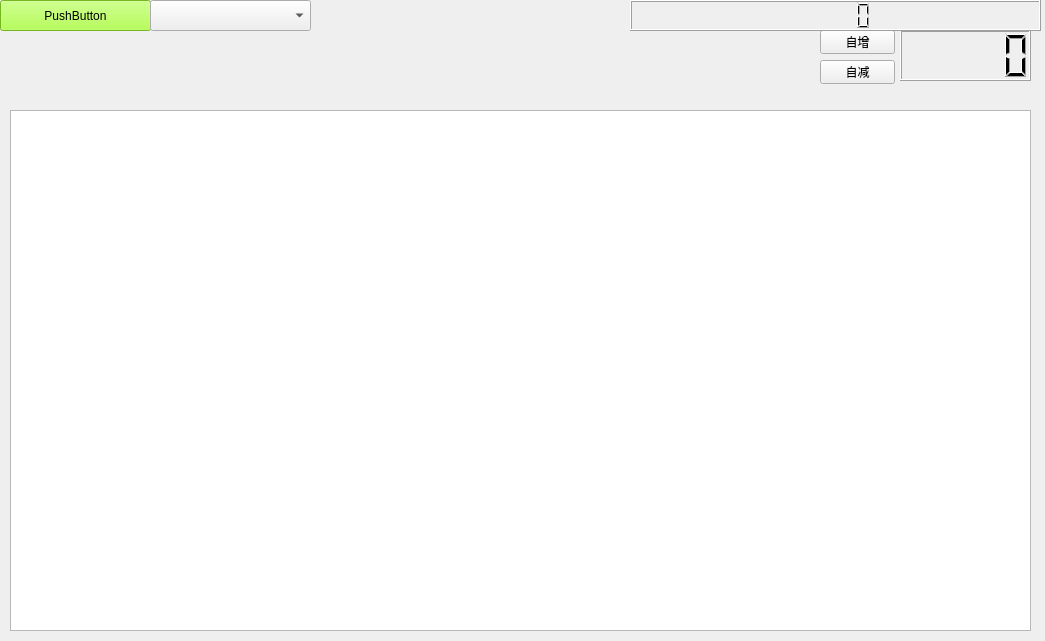
<?xml version="1.0" encoding="UTF-8"?>
<ui version="4.0">
 <class>Widget</class>
 <widget class="QWidget" name="Widget">
  <property name="geometry">
   <rect>
    <x>0</x>
    <y>0</y>
    <width>1045</width>
    <height>641</height>
   </rect>
  </property>
  <property name="windowTitle">
   <string>Widget</string>
  </property>
  <widget class="QPushButton" name="pushButton">
   <property name="geometry">
    <rect>
     <x>0</x>
     <y>0</y>
     <width>151</width>
     <height>31</height>
    </rect>
   </property>
   <property name="styleSheet">
    <string notr="true">background-color: rgb(162, 255, 41);</string>
   </property>
   <property name="text">
    <string>PushButton</string>
   </property>
  </widget>
  <widget class="QLCDNumber" name="lcdNumber">
   <property name="geometry">
    <rect>
     <x>900</x>
     <y>30</y>
     <width>131</width>
     <height>51</height>
    </rect>
   </property>
  </widget>
  <widget class="QPushButton" name="pushButton_2">
   <property name="geometry">
    <rect>
     <x>820</x>
     <y>30</y>
     <width>75</width>
     <height>24</height>
    </rect>
   </property>
   <property name="text">
    <string>自增</string>
   </property>
  </widget>
  <widget class="QPushButton" name="pushButton_3">
   <property name="geometry">
    <rect>
     <x>820</x>
     <y>60</y>
     <width>75</width>
     <height>24</height>
    </rect>
   </property>
   <property name="text">
    <string>自减</string>
   </property>
  </widget>
  <widget class="QLCDNumber" name="lcdNumber_2">
   <property name="geometry">
    <rect>
     <x>630</x>
     <y>0</y>
     <width>411</width>
     <height>31</height>
    </rect>
   </property>
  </widget>
  <widget class="QTableView" name="tableView">
   <property name="geometry">
    <rect>
     <x>10</x>
     <y>110</y>
     <width>1021</width>
     <height>521</height>
    </rect>
   </property>
  </widget>
  <widget class="QComboBox" name="comboBox">
   <property name="geometry">
    <rect>
     <x>150</x>
     <y>0</y>
     <width>161</width>
     <height>31</height>
    </rect>
   </property>
  </widget>
 </widget>
 <resources/>
 <connections>
  <connection>
   <sender>pushButton_2</sender>
   <signal>clicked()</signal>
   <receiver>Widget</receiver>
   <slot>add()</slot>
   <hints>
    <hint type="sourcelabel">
     <x>673</x>
     <y>70</y>
    </hint>
    <hint type="destinationlabel">
     <x>726</x>
     <y>62</y>
    </hint>
   </hints>
  </connection>
  <connection>
   <sender>pushButton_3</sender>
   <signal>clicked()</signal>
   <receiver>Widget</receiver>
   <slot>red()</slot>
   <hints>
    <hint type="sourcelabel">
     <x>682</x>
     <y>106</y>
    </hint>
    <hint type="destinationlabel">
     <x>727</x>
     <y>99</y>
    </hint>
   </hints>
  </connection>
 </connections>
 <slots>
  <signal>signal1()</signal>
  <slot>add()</slot>
  <slot>red()</slot>
 </slots>
</ui>
